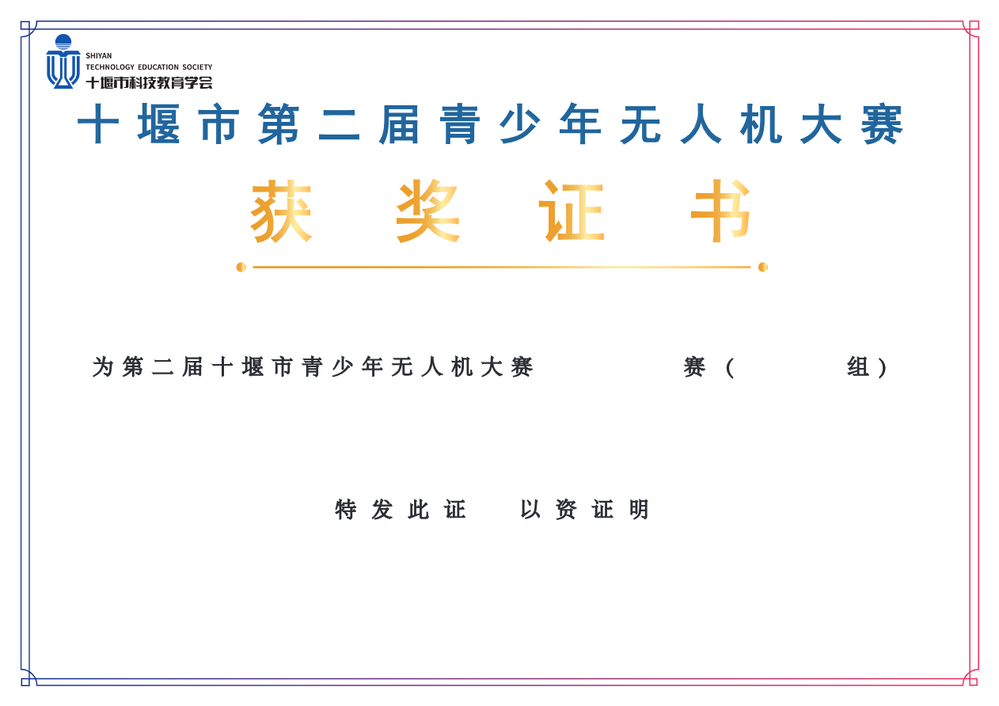
#> input picture assets/cert/player.png, 999 x 706 px, shrunk from 1262 x 892 before the run
$ python generate_template_grid.py
#> lines starting #> are read from the running program, lines starting #| are printed output that depends on the picture
from __future__ import annotations

import argparse
import os
from PIL import Image, ImageDraw, ImageFont


def _load_font(size: int) -> ImageFont.FreeTypeFont | ImageFont.ImageFont:
    try:
        # Pillow usually bundles DejaVu fonts; fall back to default if not available.
        return ImageFont.truetype("DejaVuSans.ttf", size)
    except Exception:
        return ImageFont.load_default()


def overlay_grid(
    input_path: str,
    output_path: str,
    minor_step: int = 20,
    major_step: int = 100,
) -> None:
#> called with input_path = 'assets/cert/player.png', output_path = 'template_with_grid.png', minor_step = 20, major_step = 100
    img = Image.open(input_path).convert("RGBA")
#> img is the input picture: PIL image 999x706 RGBA; mean R, G, B, A 248.5, 247.9, 248.5, 255
    w, h = img.size
#> w = 999; h = 706

    overlay = Image.new("RGBA", (w, h), (0, 0, 0, 0))
#> overlay: PIL image 999x706 RGBA; every value is 0
    draw = ImageDraw.Draw(overlay)

    minor_color = (255, 0, 0, 60)
    major_color = (255, 0, 0, 140)

    # Minor grid
    for x in range(0, w, minor_step):
        draw.line([(x, 0), (x, h)], fill=minor_color, width=1)
    for y in range(0, h, minor_step):
        draw.line([(0, y), (w, y)], fill=minor_color, width=1)

    # Major grid + labels
    font = _load_font(16)
    label_bg = (255, 255, 255, 180)

    def draw_label(x: int, y: int, text: str) -> None:
        tw, th = draw.textbbox((0, 0), text, font=font)[2:]
        pad = 3
        draw.rectangle([x, y, x + tw + pad * 2, y + th + pad * 2], fill=label_bg)
        draw.text((x + pad, y + pad), text, fill=(255, 0, 0, 220), font=font)

    for x in range(0, w, major_step):
        draw.line([(x, 0), (x, h)], fill=major_color, width=3)
        if x != 0:
            draw_label(min(x + 2, w - 60), 2, str(x))

    for y in range(0, h, major_step):
        draw.line([(0, y), (w, y)], fill=major_color, width=3)
        if y != 0:
            draw_label(2, min(y + 2, h - 30), str(y))

    out = Image.alpha_composite(img, overlay).convert("RGBA")
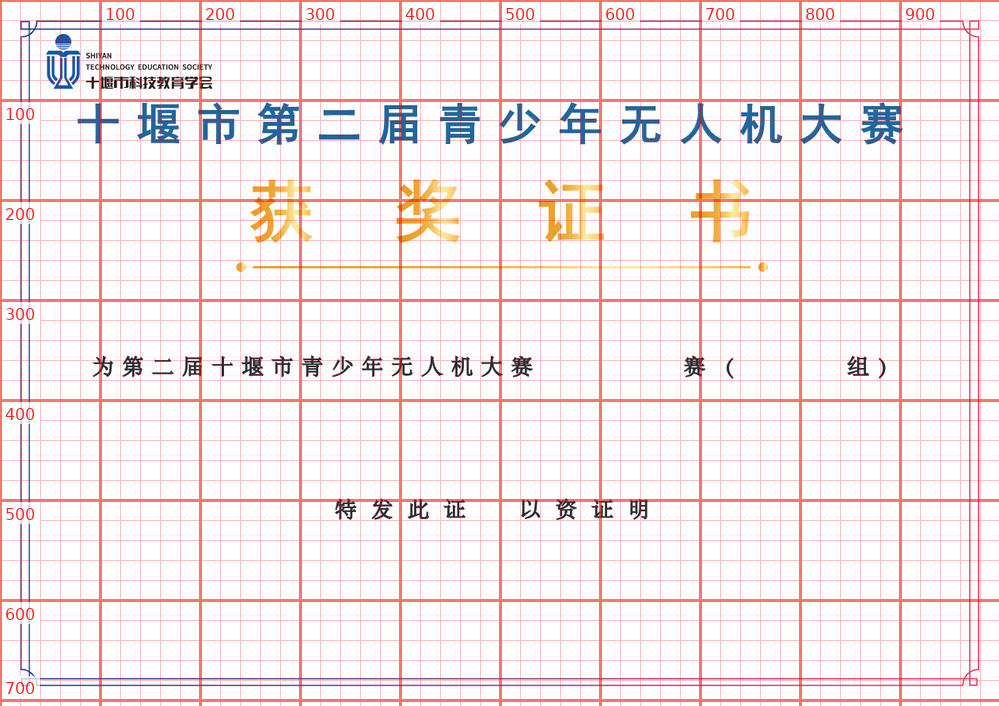
#> out: PIL image 999x706 RGBA; mean R, G, B, A 248.9, 234.9, 235.4, 255
    os.makedirs(os.path.dirname(os.path.abspath(output_path)) or ".", exist_ok=True)
    out.save(output_path, "PNG")


def main() -> int:
    parser = argparse.ArgumentParser(description="Overlay red grid on a PNG certificate template.")
    parser.add_argument(
        "--input",
        default=os.path.join("assets", "cert", "player.png"),
        help="Input template PNG path",
    )
    parser.add_argument(
        "--output",
        default="template_with_grid.png",
        help="Output PNG path",
    )
    parser.add_argument("--minor", type=int, default=20, help="Minor grid step in pixels")
    parser.add_argument("--major", type=int, default=100, help="Major grid step in pixels")
    args = parser.parse_args()

    overlay_grid(args.input, args.output, minor_step=args.minor, major_step=args.major)
    print(f"Saved: {args.output}")
    return 0


if __name__ == "__main__":
    raise SystemExit(main())
#> (the program exits here)

$ run again, with assets/cert/coach.png copied over assets/cert/player.png
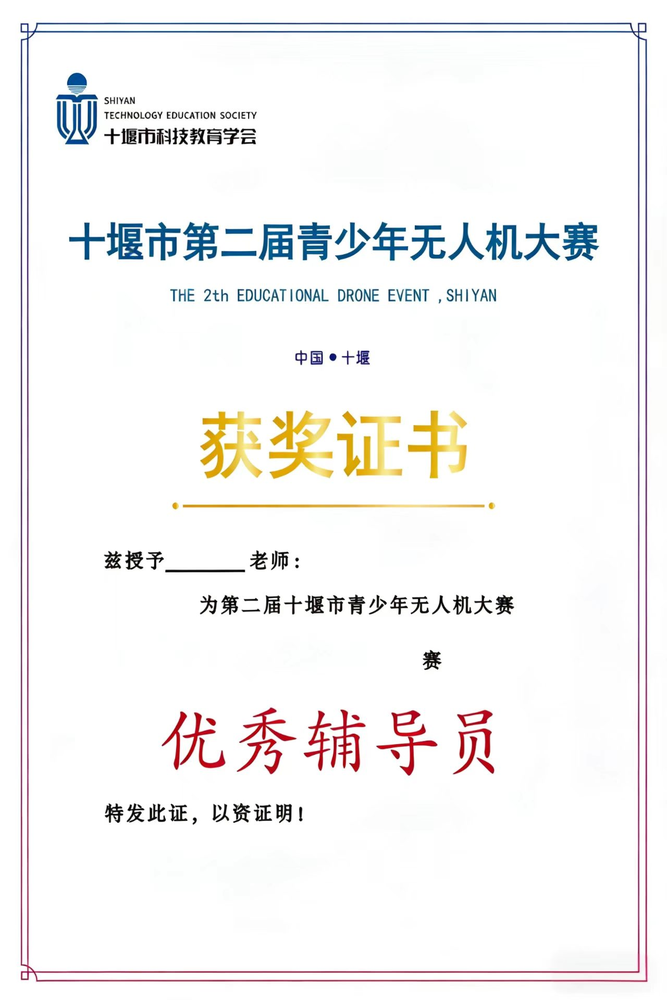
#> input picture assets/cert/coach.png, 667 x 1000 px, shrunk from 1280 x 1920 before the run
#> overlay: PIL image 667x1000 RGBA; every value is 0
#> in overlay_grid, `out = Image.alpha_composite(img, overlay).convert("RGBA")`:
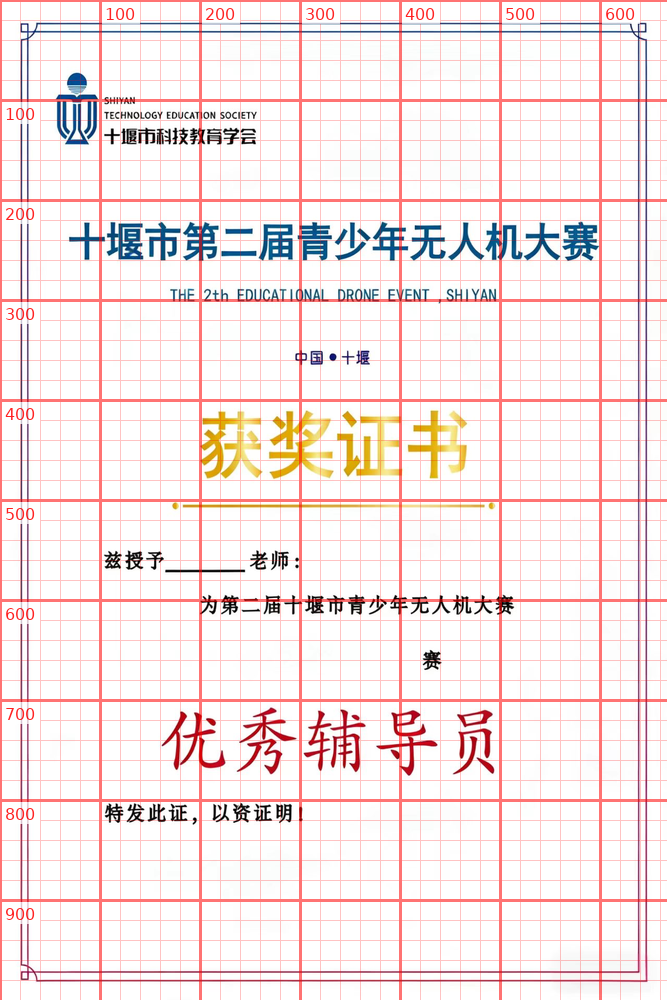
#> out: PIL image 667x1000 RGBA; mean R, G, B, A 245.7, 231.7, 231.4, 255
